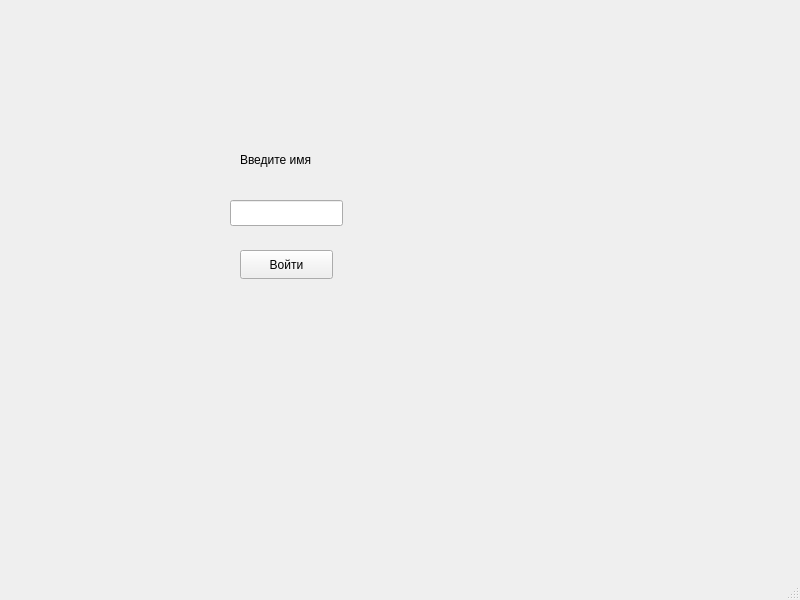
<?xml version="1.0" encoding="UTF-8"?>
<ui version="4.0">
 <class>MainWindow</class>
 <widget class="QMainWindow" name="MainWindow">
  <property name="geometry">
   <rect>
    <x>0</x>
    <y>0</y>
    <width>800</width>
    <height>600</height>
   </rect>
  </property>
  <property name="windowTitle">
   <string>MainWindow</string>
  </property>
  <widget class="QWidget" name="centralwidget">
   <widget class="QPushButton" name="pushButton">
    <property name="geometry">
     <rect>
      <x>240</x>
      <y>250</y>
      <width>93</width>
      <height>29</height>
     </rect>
    </property>
    <property name="text">
     <string>Войти</string>
    </property>
   </widget>
   <widget class="QLineEdit" name="lineEdit">
    <property name="geometry">
     <rect>
      <x>230</x>
      <y>200</y>
      <width>113</width>
      <height>26</height>
     </rect>
    </property>
   </widget>
   <widget class="QLabel" name="label">
    <property name="geometry">
     <rect>
      <x>240</x>
      <y>150</y>
      <width>91</width>
      <height>20</height>
     </rect>
    </property>
    <property name="text">
     <string>Введите имя</string>
    </property>
   </widget>
  </widget>
  <widget class="QMenuBar" name="menubar">
   <property name="geometry">
    <rect>
     <x>0</x>
     <y>0</y>
     <width>800</width>
     <height>26</height>
    </rect>
   </property>
  </widget>
  <widget class="QStatusBar" name="statusbar"/>
 </widget>
 <resources/>
 <connections/>
</ui>
